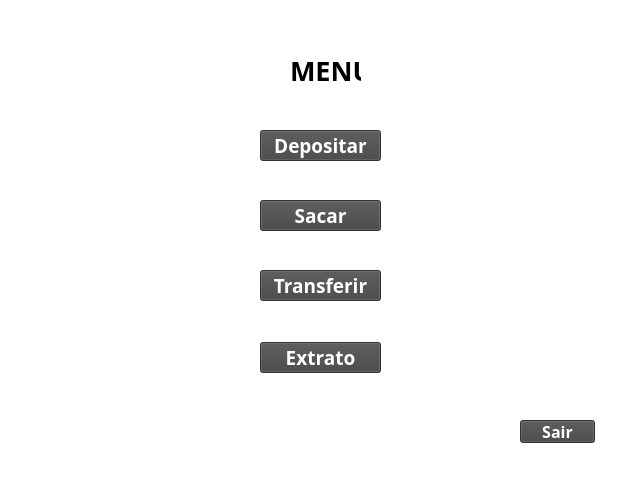
<?xml version="1.0" encoding="UTF-8"?>
<ui version="4.0">
 <class>MainWindow</class>
 <widget class="QMainWindow" name="MainWindow">
  <property name="geometry">
   <rect>
    <x>0</x>
    <y>0</y>
    <width>640</width>
    <height>480</height>
   </rect>
  </property>
  <property name="windowTitle">
   <string>MainWindow</string>
  </property>
  <property name="styleSheet">
   <string notr="true">background-color: rgb(255, 255, 255);</string>
  </property>
  <widget class="QWidget" name="centralwidget">
   <widget class="QLabel" name="label">
    <property name="geometry">
     <rect>
      <x>290</x>
      <y>50</y>
      <width>71</width>
      <height>41</height>
     </rect>
    </property>
    <property name="font">
     <font>
      <family>Bahnschrift</family>
      <pointsize>20</pointsize>
      <weight>75</weight>
      <bold>true</bold>
      <underline>false</underline>
     </font>
    </property>
    <property name="text">
     <string>MENU</string>
    </property>
   </widget>
   <widget class="QPushButton" name="pushButton">
    <property name="geometry">
     <rect>
      <x>260</x>
      <y>130</y>
      <width>121</width>
      <height>31</height>
     </rect>
    </property>
    <property name="font">
     <font>
      <family>Agency FB</family>
      <pointsize>14</pointsize>
      <weight>75</weight>
      <bold>true</bold>
     </font>
    </property>
    <property name="styleSheet">
     <string notr="true">color: rgb(255, 255, 255);
background-color: rgb(68, 68, 68);</string>
    </property>
    <property name="text">
     <string>Depositar</string>
    </property>
   </widget>
   <widget class="QPushButton" name="pushButton_2">
    <property name="geometry">
     <rect>
      <x>260</x>
      <y>200</y>
      <width>121</width>
      <height>31</height>
     </rect>
    </property>
    <property name="font">
     <font>
      <family>Agency FB</family>
      <pointsize>14</pointsize>
      <weight>75</weight>
      <bold>true</bold>
     </font>
    </property>
    <property name="styleSheet">
     <string notr="true">color: rgb(255, 255, 255);
background-color: rgb(68, 68, 68);</string>
    </property>
    <property name="text">
     <string>Sacar</string>
    </property>
   </widget>
   <widget class="QPushButton" name="pushButton_3">
    <property name="geometry">
     <rect>
      <x>260</x>
      <y>270</y>
      <width>121</width>
      <height>31</height>
     </rect>
    </property>
    <property name="font">
     <font>
      <family>Agency FB</family>
      <pointsize>14</pointsize>
      <weight>75</weight>
      <bold>true</bold>
     </font>
    </property>
    <property name="styleSheet">
     <string notr="true">color: rgb(255, 255, 255);
background-color: rgb(68, 68, 68);</string>
    </property>
    <property name="text">
     <string>Transferir</string>
    </property>
   </widget>
   <widget class="QPushButton" name="pushButton_4">
    <property name="geometry">
     <rect>
      <x>260</x>
      <y>342</y>
      <width>121</width>
      <height>31</height>
     </rect>
    </property>
    <property name="font">
     <font>
      <family>Agency FB</family>
      <pointsize>14</pointsize>
      <weight>75</weight>
      <bold>true</bold>
     </font>
    </property>
    <property name="styleSheet">
     <string notr="true">color: rgb(255, 255, 255);
background-color: rgb(68, 68, 68);</string>
    </property>
    <property name="text">
     <string>Extrato</string>
    </property>
   </widget>
   <widget class="QPushButton" name="pushButton_5">
    <property name="geometry">
     <rect>
      <x>520</x>
      <y>420</y>
      <width>75</width>
      <height>23</height>
     </rect>
    </property>
    <property name="font">
     <font>
      <family>Agency FB</family>
      <pointsize>12</pointsize>
      <weight>75</weight>
      <bold>true</bold>
     </font>
    </property>
    <property name="styleSheet">
     <string notr="true">color: rgb(255, 255, 255);
background-color: rgb(68, 68, 68);
</string>
    </property>
    <property name="text">
     <string>Sair</string>
    </property>
   </widget>
  </widget>
  <widget class="QStatusBar" name="statusbar"/>
 </widget>
 <resources/>
 <connections/>
</ui>
